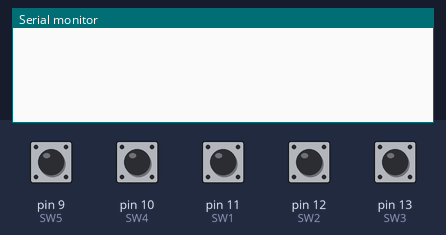
Simulated run of this sketch. Board: Arduino Uno, built with avr-gcc and run on an emulated ATmega328P. Shown: the last lines printed to the serial monitor. The inputs (shaded band) are chosen by the test bench; at power-on: pin 9 (SW5), pin 10 (SW4), pin 11 (SW1), pin 12 (SW2), pin 13 (SW3) LOW.

Above: at 1.7 s.
1.8 s: pin 9 (SW5) pulled HIGH for 0.15 s
At 2.6 s:
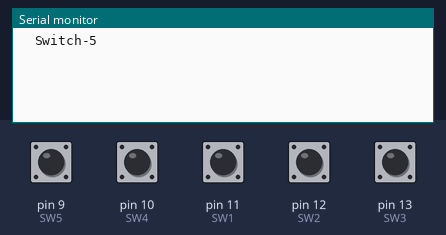
3.6 s: pin 10 (SW4) pulled HIGH for 0.15 s
At 4.9 s:
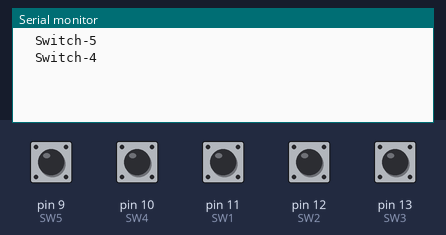
5.2 s: pin 11 (SW1) pulled HIGH for 0.15 s
At 6.4 s:
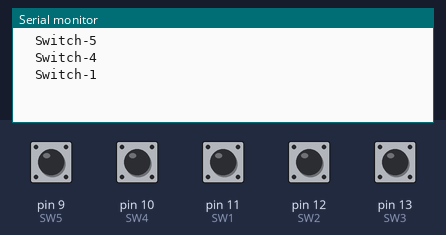
6.8 s: pin 12 (SW2) pulled HIGH for 0.15 s
At 7.6 s:
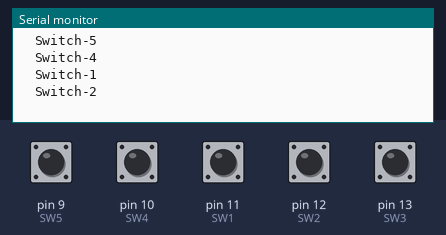
8.4 s: pin 13 (SW3) pulled HIGH for 0.15 s
At 10.0 s:
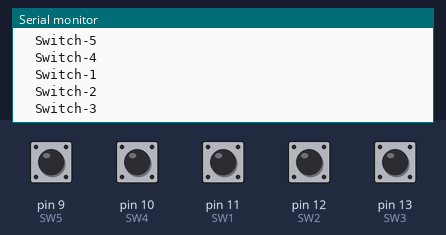
Timing chart, 0 to 11.0 s (numbered marks = the images above; inputs shaded):
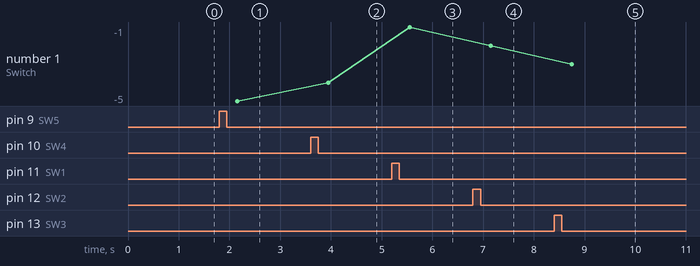

Measured:
- after the input at 1.8 s, the serial monitor: prints a new line after 0.35 s (image 1)
- after the input at 3.6 s, the serial monitor: prints a new line after 0.35 s (image 2)
- after the input at 5.2 s, the serial monitor: prints a new line after 0.35 s (image 3)
- after the input at 6.8 s, the serial monitor: prints a new line after 0.35 s (image 4)
- after the input at 8.4 s, the serial monitor: prints a new line after 0.35 s (image 5)
- plotted number 1: -5 → -4 after the input at 3.6 s, -4 → -1 after the input at 5.2 s, -1 → -2 after the input at 6.8 s, -2 → -3 after the input at 8.4 s

The sketch:

Push_Buttons.ino
```cpp
/*********************************************************************
*	Title:	  Interfacing Push-Buttons
*	Comapny:	Logsun Systems
*	E-mail:		info@logsunonline.compare
*	Author:		Shreyas Deshpande
*	Date:		  11-04-2023
***********************************************************************
*
**************Connections*******************\
*	ARDUINO BOARD				  	Interfacing BOARD
*		SV1			    	   			SV2(Push-Button)
*	*******************************************
*/
#include <Arduino.h>

#define SW1 11
#define SW2 12
#define SW3 13
#define SW4 10
#define SW5  9


void setup() {
  // put your setup code here, to run once:
  pinMode(SW1,INPUT);
  pinMode(SW2,INPUT);
  pinMode(SW3,INPUT);
  pinMode(SW4,INPUT);
  pinMode(SW5,INPUT);

  Serial.begin(9600);
  delay(500);

}

void loop() {
  // put your main code here, to run repeatedly:
  if((digitalRead(SW1))){
    delay(350);
    Serial.println("\tSwitch-1");
  }

  if((digitalRead(SW2))){
    delay(350);
    Serial.println("\tSwitch-2");
  }

  if((digitalRead(SW3))){
    delay(350);
    Serial.println("\tSwitch-3");
  }

  if((digitalRead(SW4))){
    delay(350);
    Serial.println("\tSwitch-4");
  }

  if((digitalRead(SW5))){
    delay(350);
    Serial.println("\tSwitch-5");
  }

}
```
